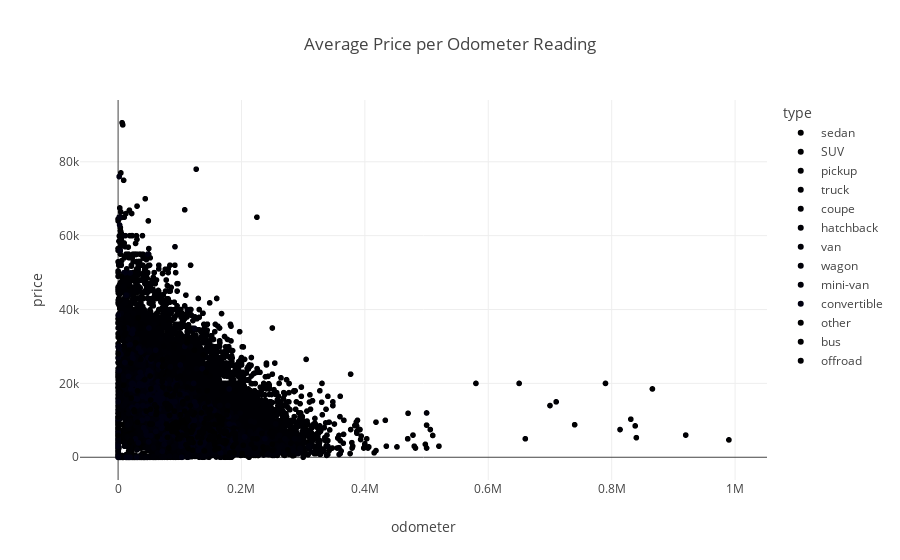

The notebook cell this image was saved under:
### Code cell
# Create scatterplot with 'price' and 'odometer' elements
fig3 = px.scatter(df_b1, x='odometer', y='price', title='Average Price per Odometer Reading', color ='type')

# Show figure of plotly express scatterplot
fig3.show()

### Figure 1 — Plotly figure (JSON) as saved in the notebook; plotly's stock layout.template omitted (floating-point values rounded to 4 significant figures; data arrays with more than 128 entries replaced by an {"elided": "..."} marker saying what was removed)
{"data": [{"hovertemplate": "type=sedan<br>odometer=%{x}<br>price=%{y}<extra></extra>", "legendgroup": "sedan", "marker": {"color": "#000001", "symbol": "circle"}, "mode": "markers", "name": "sedan", "showlegend": true, "type": "scattergl", "x": {"elided": "6999 int values"}, "xaxis": "x", "y": {"elided": "6999 int values"}, "yaxis": "y"}, {"hovertemplate": "type=SUV<br>odometer=%{x}<br>price=%{y}<extra></extra>", "legendgroup": "SUV", "marker": {"color": "#000002", "symbol": "circle"}, "mode": "markers", "name": "SUV", "showlegend": true, "type": "scattergl", "x": {"elided": "7181 int values"}, "xaxis": "x", "y": {"elided": "7181 int values"}, "yaxis": "y"}, {"hovertemplate": "type=pickup<br>odometer=%{x}<br>price=%{y}<extra></extra>", "legendgroup": "pickup", "marker": {"color": "#000003", "symbol": "circle"}, "mode": "markers", "name": "pickup", "showlegend": true, "type": "scattergl", "x": {"elided": "3999 int values"}, "xaxis": "x", "y": {"elided": "3999 int values"}, "yaxis": "y"}, {"hovertemplate": "type=truck<br>odometer=%{x}<br>price=%{y}<extra></extra>", "legendgroup": "truck", "marker": {"color": "#000004", "symbol": "circle"}, "mode": "markers", "name": "truck", "showlegend": true, "type": "scattergl", "x": {"elided": "7281 int values"}, "xaxis": "x", "y": {"elided": "7281 int values"}, "yaxis": "y"}, {"hovertemplate": "type=coupe<br>odometer=%{x}<br>price=%{y}<extra></extra>", "legendgroup": "coupe", "marker": {"color": "#000005", "symbol": "circle"}, "mode": "markers", "name": "coupe", "showlegend": true, "type": "scattergl", "x": {"elided": "1380 int values"}, "xaxis": "x", "y": {"elided": "1380 int values"}, "yaxis": "y"}, {"hovertemplate": "type=hatchback<br>odometer=%{x}<br>price=%{y}<extra></extra>", "legendgroup": "hatchback", "marker": {"color": "#000006", "symbol": "circle"}, "mode": "markers", "name": "hatchback", "showlegend": true, "type": "scattergl", "x": {"elided": "583 int values"}, "xaxis": "x", "y": {"elided": "583 int values"}, "yaxis": "y"}, {"hovertemplate": "type=van<br>odometer=%{x}<br>price=%{y}<extra></extra>", "legendgroup": "van", "marker": {"color": "#000007", "symbol": "circle"}, "mode": "markers", "name": "van", "showlegend": true, "type": "scattergl", "x": {"elided": "333 int values"}, "xaxis": "x", "y": {"elided": "333 int values"}, "yaxis": "y"}, {"hovertemplate": "type=wagon<br>odometer=%{x}<br>price=%{y}<extra></extra>", "legendgroup": "wagon", "marker": {"color": "#000008", "symbol": "circle"}, "mode": "markers", "name": "wagon", "showlegend": true, "type": "scattergl", "x": {"elided": "902 int values"}, "xaxis": "x", "y": {"elided": "902 int values"}, "yaxis": "y"}, {"hovertemplate": "type=mini-van<br>odometer=%{x}<br>price=%{y}<extra></extra>", "legendgroup": "mini-van", "marker": {"color": "#000009", "symbol": "circle"}, "mode": "markers", "name": "mini-van", "showlegend": true, "type": "scattergl", "x": {"elided": "674 int values"}, "xaxis": "x", "y": {"elided": "674 int values"}, "yaxis": "y"}, {"hovertemplate": "type=convertible<br>odometer=%{x}<br>price=%{y}<extra></extra>", "legendgroup": "convertible", "marker": {"color": "#000010", "symbol": "circle"}, "mode": "markers", "name": "convertible", "showlegend": true, "type": "scattergl", "x": {"elided": "277 int values"}, "xaxis": "x", "y": {"elided": "277 int values"}, "yaxis": "y"}, {"hovertemplate": "type=other<br>odometer=%{x}<br>price=%{y}<extra></extra>", "legendgroup": "other", "marker": {"color": "#000001", "symbol": "circle"}, "mode": "markers", "name": "other", "showlegend": true, "type": "scattergl", "x": {"elided": "147 int values"}, "xaxis": "x", "y": {"elided": "147 int values"}, "yaxis": "y"}, {"hovertemplate": "type=bus<br>odometer=%{x}<br>price=%{y}<extra></extra>", "legendgroup": "bus", "marker": {"color": "#000002", "symbol": "circle"}, "mode": "markers", "name": "bus", "showlegend": true, "type": "scattergl", "x": [142539, 17037, 225000, 17037, 17037, 225000, 17037, 17037, 17037, 225000, 17037, 248135, 142000, 109705, 248135, 17037], "xaxis": "x", "y": [10500, 28990, 4995, 28990, 28990, 4995, 28990, 28990, 28990, 4995, 28990, 6997, 7900, 7500, 6997, 28990], "yaxis": "y"}, {"hovertemplate": "type=offroad<br>odometer=%{x}<br>price=%{y}<extra></extra>", "legendgroup": "offroad", "marker": {"color": "#000003", "symbol": "circle"}, "mode": "markers", "name": "offroad", "showlegend": true, "type": "scattergl", "x": {"elided": "134 int values"}, "xaxis": "x", "y": {"elided": "134 int values"}, "yaxis": "y"}], "layout": {"legend": {"title": {"text": "type"}, "tracegroupgap": 0}, "title": {"text": "Average Price per Odometer Reading"}, "xaxis": {"anchor": "y", "domain": [0, 1], "title": {"text": "odometer"}}, "yaxis": {"anchor": "x", "domain": [0, 1], "title": {"text": "price"}}}}
